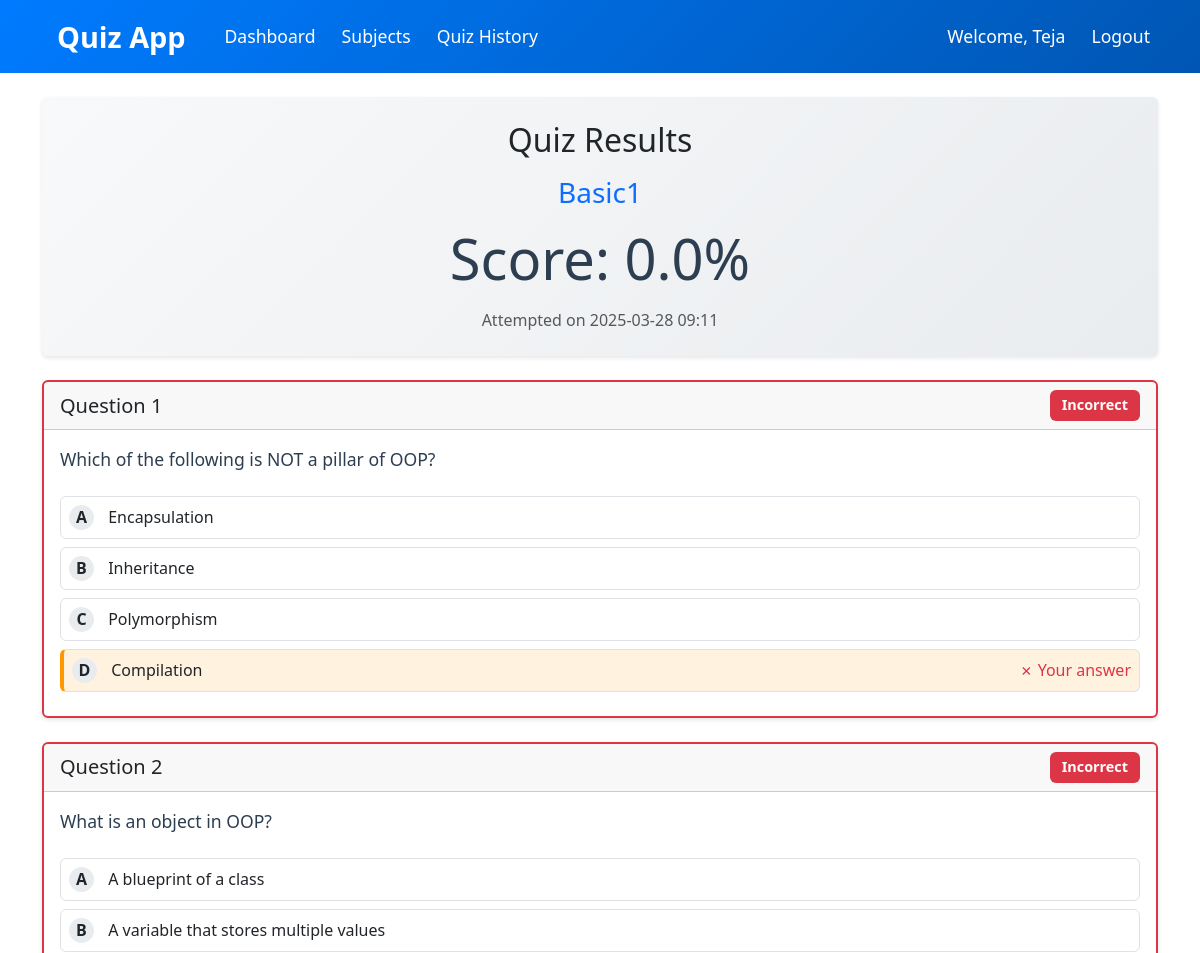
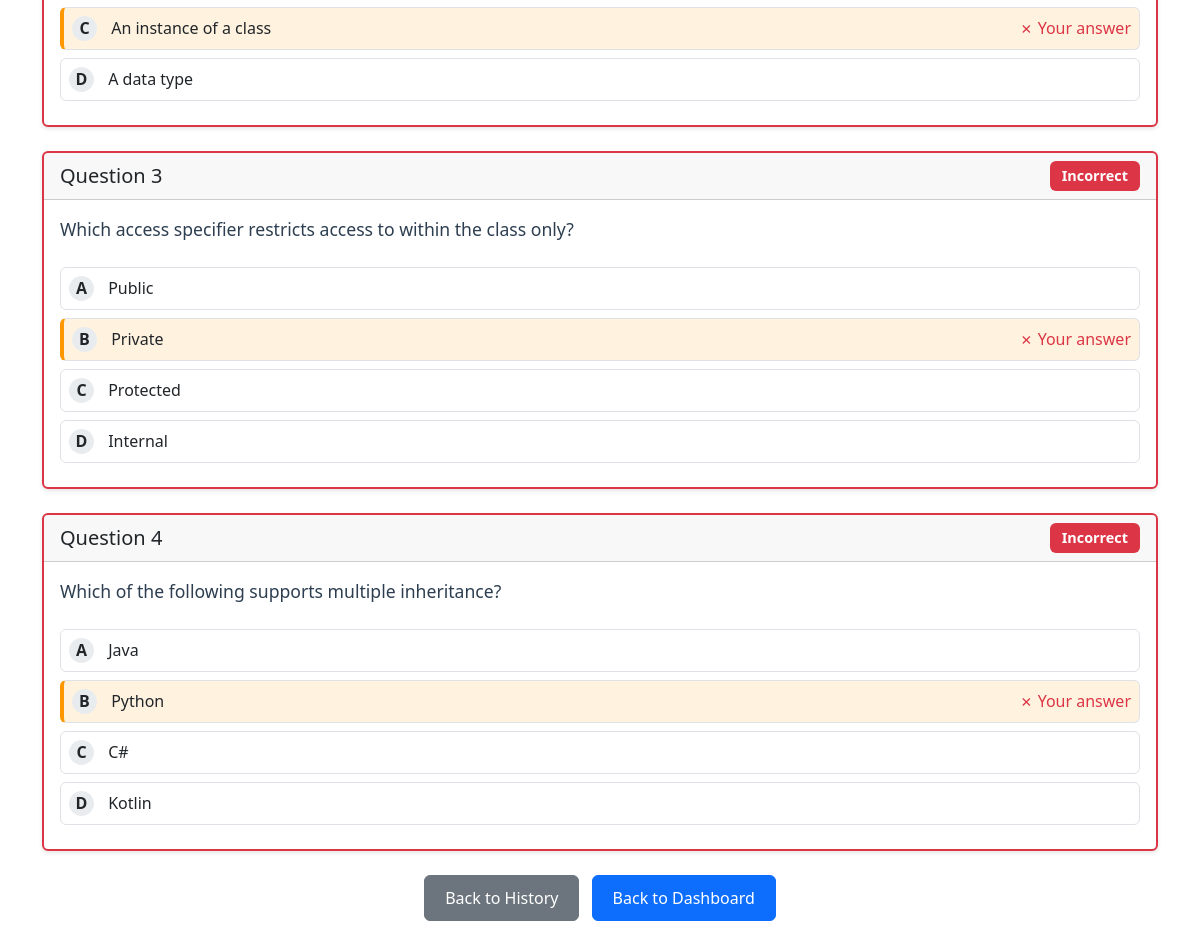
/quiz/result/3 (signed in), run on the app's committed database (2 pictures, top to bottom).
### models/models.py (models this page shows)
class User(db.Model, UserMixin):
    __tablename__ = 'user'
    id = db.Column(db.Integer , primary_key = True,autoincrement=True)
    email = db.Column(db.String(150) , unique=True)
    password = db.Column(db.String(150))
    name = db.Column(db.String(150))
    qualification = db.Column(db.String(150))
    dob = db.Column(db.Date, nullable=True)
    is_admin = db.Column(db.Boolean, default=False)
    scores = db.relationship('Score', backref='user', lazy=True)

class Quiz(db.Model , UserMixin):
    __tablename__ = 'quiz'
    id = db.Column(db.Integer , primary_key = True,autoincrement=True)
    Chapter_id = db.Column(db.Integer , db.ForeignKey('chapter.id'),nullable=False)
    date_of_quiz = db.Column(db.DateTime, nullable=False, default=datetime.utcnow)
    title = db.Column(db.String(20) , nullable=False)
    time_duration = db.Column(db.String(5), nullable=False)
    description = db.Column(db.Text)
    questions = db.relationship('Question', backref='quiz', lazy=True, cascade='all, delete-orphan')
    scores = db.relationship('Score', backref='quiz', lazy=True, cascade='all, delete-orphan')

class Score(db.Model,UserMixin):
    __tablename__ = 'score'
    id = db.Column(db.Integer , primary_key = True,autoincrement=True)
    quiz_id = db.Column(db.Integer, db.ForeignKey('quiz.id'), nullable=False)
    user_id = db.Column(db.Integer, db.ForeignKey('user.id'), nullable=False)
    timestamp_of_attempt = db.Column(db.DateTime, default=datetime.utcnow)
    total_scored = db.Column(db.Integer, nullable=False)

class Question(db.Model,UserMixin):
    __tablename__ = 'question'
    id = db.Column(db.Integer , primary_key = True,autoincrement=True)
    quiz_id = db.Column(db.Integer,db.ForeignKey('quiz.id'),nullable=False)
    quest = db.Column(db.Text,nullable=False)
    option1 = db.Column(db.String(255), nullable=False)
    option2 = db.Column(db.String(255), nullable=False)
    option3 = db.Column(db.String(255), nullable=False)
    option4 = db.Column(db.String(255), nullable=False)
    answer = db.Column(db.Integer,nullable=False)

### models/quiz_attempt.py (models this page shows)
class QuizAttempt(db.Model, UserMixin):
    __tablename__ = 'quiz_attempt'
    id = db.Column(db.Integer, primary_key=True, autoincrement=True)
    score_id = db.Column(db.Integer, db.ForeignKey('score.id'), nullable=False)
    question_id = db.Column(db.Integer, db.ForeignKey('question.id'), nullable=False)
    user_answer = db.Column(db.Integer, nullable=False)
    score = db.relationship('Score', backref=db.backref('attempts', lazy=True))
    question = db.relationship('Question')

### models/views.py (the view)
@views.route('/quiz/result/<int:score_id>')
@login_required
def quiz_result(score_id):
    score = Score.query.get_or_404(score_id)
    if score.user_id != current_user.id:
        abort(403)
    quiz = Quiz.query.get(score.quiz_id)
    attempts = QuizAttempt.query.filter_by(score_id=score_id).all()
    questions = {attempt.question_id: Question.query.get(attempt.question_id) for attempt in attempts}
    return render_template(
        'user/quiz_result.html',
        score=score,
        quiz=quiz,
        attempts=attempts,
        questions=questions
    )

### models/__init__.py (called while the page is built)
def create_app():
    app = Flask(__name__, template_folder=r'C:\Users\DELL\OneDrive\Desktop\quiz-app(final)\quiz-application\templates')
    app.config['SECRET_KEY'] = '24f1005262'
    app.config['SQLALCHEMY_DATABASE_URI'] = f'sqlite:///{DB_NAME}'
    app.config['SQLALCHEMY_TRACK_MODIFICATIONS'] = False
    db.init_app(app)
    l_manager = LoginManager()
    l_manager.login_view = 'auth.login'
    l_manager.init_app(app)
    from .models import User
    @l_manager.user_loader
    def load_user(id):
        return User.query.get(int(id))
    from .auth import auth
    from .views import views
    from .admin import admin
    app.register_blueprint(auth, url_prefix='/')
    app.register_blueprint(views, url_prefix='/')
    app.register_blueprint(admin, url_prefix='/admin')
    create_database(app)
    create_admin(app)
    return app

### templates/user/quiz_result.html (shortened to what this page needs)
{% extends "layout.html" %}
{% block content %}
<div class="container mt-4">
    <div class="result-header text-center mb-4 p-4 bg-light rounded">
        <h2 class="mb-3">Quiz Results</h2>
        <h3 class="text-primary mb-3">{{ quiz.title }}</h3>
        <div class="score-display">
            <div class="display-4 mb-3">Score: {{ "%.1f"|format(score.total_scored) }}%</div>
            <div class="text-muted">
                Attempted on {{ score.timestamp_of_attempt.strftime('%Y-%m-%d %H:%M') }}
            </div>
        </div>
    </div>
    <div class="result-details mb-4">
        {% for attempt in attempts %}
        {% set question = questions[attempt.question_id] %}
        <div class="card mb-4 {% if attempt.user_answer == question.answer %}border-success{% else %}border-danger{% endif %}">
            <div class="card-header d-flex justify-content-between align-items-center">
                <h5 class="mb-0">Question {{ loop.index }}</h5>
                {% if attempt.user_answer == question.answer %}
                <span class="badge bg-success">Correct</span>
                {% else %}
                <span class="badge bg-danger">Incorrect</span>
                {% endif %}
            </div>
            <div class="card-body">
                <p class="question-text mb-4">{{ question.quest }}</p>
                <div class="options-list">
                    <div class="option-item mb-2 p-2 rounded {% if attempt.user_answer == 1 %}user-selected{% endif %}
                                                           {% if question.answer == 1 %}correct-answer{% endif %}">
                        <span class="option-marker">A</span>
                        {{ question.option1 }}
                    </div>
                    <div class="option-item mb-2 p-2 rounded {% if attempt.user_answer == 2 %}user-selected{% endif %}
                                                           {% if question.answer == 2 %}correct-answer{% endif %}">
                        <span class="option-marker">B</span>
                        {{ question.option2 }}
                        {% if attempt.user_answer == 2 and question.answer == 2 %}
                        <span class="float-end text-success">✓ Your answer (Correct)</span>
                        {% elif attempt.user_answer == 2 %}
                        <span class="float-end text-danger">✗ Your answer</span>
                        {% elif question.answer == 2 %}
                        <span class="float-end text-success">✓ Correct answer</span>
                        {% endif %}
                    </div>
                    <div class="option-item mb-2 p-2 rounded {% if attempt.user_answer == 3 %}user-selected{% endif %}
                                                           {% if question.answer == 3 %}correct-answer{% endif %}">
                        <span class="option-marker">C</span>
                        {{ question.option3 }}
                        {% if attempt.user_answer == 3 and question.answer == 3 %}
                        <span class="float-end text-success">✓ Your answer (Correct)</span>
                        {% elif attempt.user_answer == 3 %}
                        <span class="float-end text-danger">✗ Your answer</span>
                        {% elif question.answer == 3 %}
                        <span class="float-end text-success">✓ Correct answer</span>
                        {% endif %}
                    </div>
                    <div class="option-item mb-2 p-2 rounded {% if attempt.user_answer == 4 %}user-selected{% endif %}
                                                           {% if question.answer == 4 %}correct-answer{% endif %}">
                        <span class="option-marker">D</span>
                        {{ question.option4 }}
                        {% if attempt.user_answer == 4 and question.answer == 4 %}
                        <span class="float-end text-success">✓ Your answer (Correct)</span>
                        {% elif attempt.user_answer == 4 %}
                        <span class="float-end text-danger">✗ Your answer</span>
                        {% elif question.answer == 4 %}
                        <span class="float-end text-success">✓ Correct answer</span>
                        {% endif %}
                    </div>
                </div>
            </div>
        </div>
        {% endfor %}
    </div>
    <div class="text-center mb-4">
        <a href="{{ url_for('views.quiz_history') }}" class="btn btn-secondary me-2">Back to History</a>
        <a href="{{ url_for('views.dashboard') }}" class="btn btn-primary">Back to Dashboard</a>
    </div>
</div>
{% endblock %}

### templates/layout.html (shortened to what this page needs)
<!DOCTYPE html>
<html lang="en">
  <head>
    <link
      href="https://cdn.jsdelivr.net/npm/bootstrap@5.3.0/dist/css/bootstrap.min.css"
      rel="stylesheet"
    />
  </head>
  <body>
    {% if current_user.is_authenticated and not current_user.is_admin %}
    <nav class="navbar navbar-expand-lg navbar-dark bg-primary">
        <div class="container">
            <a class="navbar-brand" href="{{ url_for('views.dashboard') }}">Quiz App</a>
            <div class="collapse navbar-collapse" id="navbarNav">
                <ul class="navbar-nav me-auto">
                    <li class="nav-item">
                        <a class="nav-link" href="{{ url_for('views.dashboard') }}">Dashboard</a>
                    </li>
                    <li class="nav-item">
                        <a class="nav-link" href="{{ url_for('views.available_subjects') }}">Subjects</a>
                    </li>
                    <li class="nav-item">
                        <a class="nav-link" href="{{ url_for('views.quiz_history') }}">Quiz History</a>
                    </li>
                </ul>
                <ul class="navbar-nav">
                    <li class="nav-item">
                        <span class="nav-link">Welcome, {{ current_user.name }}</span>
                    </li>
                    <li class="nav-item">
                        <a class="nav-link" href="{{ url_for('auth.logout') }}">Logout</a>
                    </li>
                </ul>
            </div>
        </div>
    </nav>
    {% endif %}
    {% block content %}{% endblock %}
  </body>
</html>

### templates/layout.html (style rules this page uses)
.navbar { background: linear-gradient(135deg, #007bff, #0056b3); padding: 15px 0; transition: 0.3s ease-in-out; }
.navbar-brand { font-size: 1.8rem; font-weight: bold; color: #fff; transition: 0.3s; padding: 0 15px; }
.navbar-nav { align-items: center; gap: 10px; }
.navbar-nav .nav-link { color: #ffffff; font-size: 1.1rem; padding: 8px 15px; transition: 0.3s; border-radius: 5px; }
.nav-item { display: flex; align-items: center; }
.navbar-collapse { justify-content: flex-end; }

### templates/user/quiz_result.html (style rules this page uses)
.result-header { background: linear-gradient(135deg, #f8f9fa 0%, #e9ecef 100%); border-radius: 15px; box-shadow: 0 2px 4px rgba(0,0,0,0.1); }
.score-display { color: #2c3e50; }
.question-text { font-size: 1.1rem; color: #2c3e50; }
.option-item { position: relative; transition: all 0.3s ease; border: 1px solid #dee2e6; }
.option-marker { display: inline-block; width: 25px; height: 25px; line-height: 25px; text-align: center; background-color: #e9ecef; border-radius: 50%; margin-right: 10px; font-weight: bold; }
.user-selected { background-color: #fff3e0; border-left: 4px solid #ff9800; }
.card { transition: transform 0.2s ease; box-shadow: 0 2px 4px rgba(0,0,0,0.1); }
.badge { font-size: 0.9rem; padding: 8px 12px; }
.border-danger { border-width: 2px; }
.btn { padding: 10px 20px; font-weight: 500; }

### data on the page
User: name "Teja"
Quiz: title "Basic1"
Score: total_scored "0.0", timestamp_of_attempt "2025-03-28 09:11"
QuizAttempt: user_answer "Incorrect"
Question: quest "Which of the following is NOT a pillar of OOP?", option1 "Encapsulation", option2 "Inheritance", option3 "Polymorphism", option4 "Compilation"
QuizAttempt: user_answer "Incorrect"
Question: quest "What is an object in OOP?", option1 "A blueprint of a class", option2 "A variable that stores multiple values", option3 "An instance of a class", option4 "A data type"
QuizAttempt: user_answer "Incorrect"
Question: quest "Which access specifier restricts access to within the class only?", option1 "Public", option2 "Private", option3 "Protected", option4 "Internal"
QuizAttempt: user_answer "Incorrect"
Question: quest "Which of the following supports multiple inheritance?", option1 "Java", option2 "Python", option3 "C#", option4 "Kotlin"
